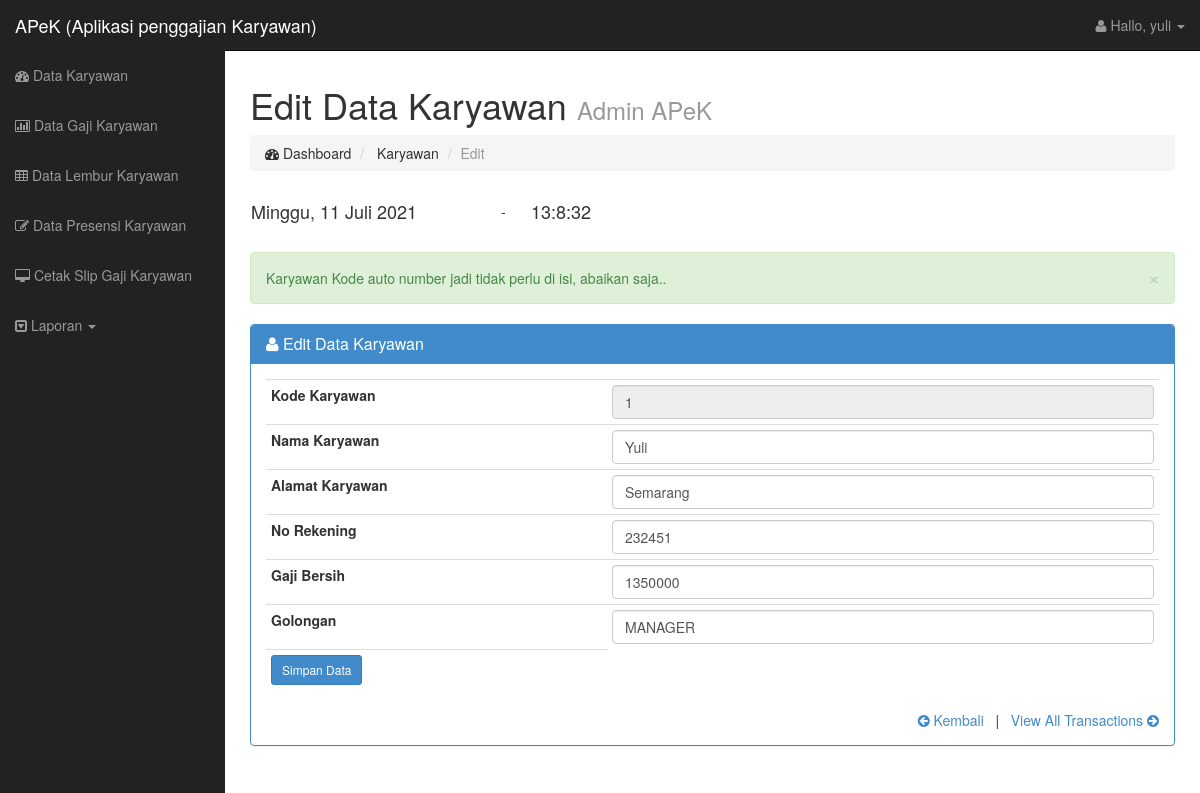
Screenshot of /users/layout.php?page=kEdit&kd=1 (signed in) with the database file from the repository.
### tables this page shows
CREATE TABLE IF NOT EXISTS `tbl_karyawan` (
  `kode_kar` int NOT NULL AUTO_INCREMENT,
  `nama_kar` char(30) DEFAULT NULL,
  `alamat` char(100) DEFAULT NULL,
  `no_rek` char(30) DEFAULT NULL,
  `posisi_kar` char(50) DEFAULT NULL,
  `gajiBersih` double DEFAULT NULL,
  PRIMARY KEY (`kode_kar`)
);

### users/karyawanEdit.php (the view, shortened to what this page needs)
<div class="col-lg-12">
    <h1>Edit Data Karyawan <small>Admin APeK</small></h1>
    <ol class="breadcrumb">
        <li><i class="fa fa-dashboard"></i> Dashboard</li>
        <li> Karyawan</li>
        <li class="active">Edit</li>
    </ol>
    <table width="900">
        <tr>
            <td width="250"><div class="Tanggal"><h4><script language="JavaScript">document.write(tanggallengkap);</script></div></h4></td>
            <td align="left" width="30"> - </td>
            <td align="left" width="620"> <h4><div id="output" class="jam" ></div></h4></td>
        </tr>
    </table>
    <br />
    <div class="alert alert-success alert-dismissable">
        <button type="button" class="close" data-dismiss="alert" aria-hidden="true">&times;</button>
        Karyawan Kode auto number jadi tidak perlu di isi, abaikan saja..
    </div>
</div>
<div class="col-lg-12">
    <div class="panel panel-primary">
        <div class="panel-heading">
            <h3 class="panel-title"><i class="fa fa-user"></i> Edit Data Karyawan </h3>
        </div>
        <div class="panel-body">
            <div class="table-responsive">
                <?php
                    $query = mysqli_query($con, "SELECT k.* FROM tbl_karyawan k WHERE k.kode_kar='$_GET[kd]'");
                    $data  = mysqli_fetch_array($query);
                ?>
                <form action="" method="post">
                    <table class="table table-condensed">
                        <tr>
                            <td><label for="kode_kar">Kode Karyawan</label></td>
                            <td><input name="kode_kar" type="text" class="form-control" id="kode_kar" value="<?php echo $data['kode_kar'];?>" readonly="readonly"/></td>
                        </tr>
                        <tr>
                            <td><label for="nama_kar">Nama Karyawan</label></td>
                            <td><input name="nama_kar" type="text" class="form-control" id="nama_kar" value="<?php echo $data['nama_kar'];?>" required /></td>
                        </tr>
                        <tr>
                            <td><label for="alamat_kar">Alamat Karyawan</label></td>
                            <td><input name="alamat_kar" type="text" class="form-control" id="alamat_kar" value="<?php echo $data['alamat'];?>" required/></td>
                        </tr>
                        <tr>
                            <td><label for="no_rek">No Rekening</label></td>
                            <td><input name="no_rek" type="text" class="form-control" id="no_rek" value="<?php echo $data['no_rek'];?>" required/></td>
                        </tr>
                        <tr>
                            <td><label for="gaji_utama">Gaji Bersih</label></td>
                            <td><input name="gaji_utama" type="number" class="form-control" id="gaji_utama" value="<?php echo $data['gajiBersih'];?>" required/></td>
                        </tr>
                        <tr>
                            <td><label for="gol_kar">Golongan</label></td>
                            <td><input name="gol_kar" type="text" class="form-control" id="gol_kar" value="<?php echo $data['posisi_kar'];?>" required/></td>
                        </tr>
                        <tr>
                            <td><button class="btn btn-sm btn-primary" type="submit" name="submit">Simpan Data</button></td>
                        </tr>
                    </table>
                </form>
            </div>
            <div class="text-right">
                <a href="layout.php?page=i"  data-toggle="tooltip" class="tip-bottom" data-original-title="Tooltip Dibawah"><i class="fa fa-arrow-circle-left"></i> Kembali</a>
                    &nbsp; | &nbsp;
                <a href="#"  data-toggle="tooltip" class="tip-bottom" data-original-title="Tooltip Dibawah">View All Transactions <i class="fa fa-arrow-circle-right"></i></a>
            </div>
        </div>
    </div>
</div>

### assets/css/sb-admin.css (style rules this page uses)
body { margin-top: 50px; }

### rows the page displays
tbl_karyawan: kode_kar "1", nama_kar "Yuli", alamat_kar "Semarang", no_rek "232451", gaji_utama "1350000", gol_kar "MANAGER"

### other values shown
$_SESSION['username'] "yuli"
